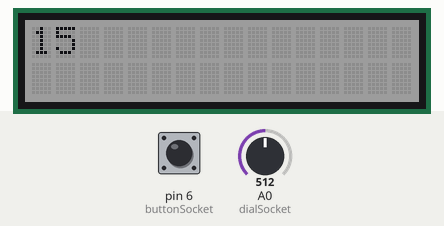
Recording of a sketch running on a simulated Arduino Uno, built with avr-gcc and run on an emulated ATmega328P. Parts: 16×2 character LCD. The test bench sets the inputs (shaded band); at power-on: pin 6 (buttonSocket) LOW, A0 (dialSocket) = 512.

Above: at 1.2 s.
1.3 s: pin 6 (buttonSocket) pulled HIGH for 0.15 s
At 2.1 s:
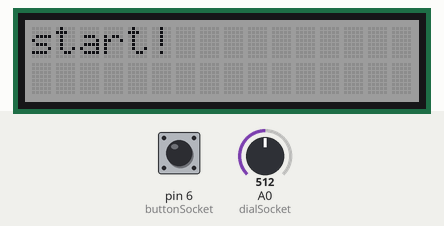
At 18.7 s:
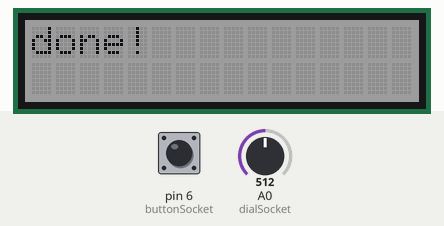
Timing chart, 0 to 19.9 s (numbered marks = the images above; inputs shaded):
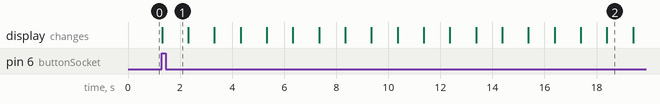

The sketch:

L_05_C_02.ino
```cpp
#include <Wire.h>
#include "rgb_lcd.h"

const int buttonSocket = 6;
const int dialSocket = A0;
int seconds = -1;
int dialReading;

rgb_lcd lcd;
const int colorR = 128;
const int colorG = 128;
const int colorB = 128;

void setup() {
  // put your setup code here, to run once:
  pinMode(buttonSocket, INPUT);
  pinMode(dialSocket, INPUT);
  lcd.begin(16, 2);
  lcd.setRGB(colorR, colorG, colorB);
}

void loop() {
  // put your main code here, to run repeatedly:
  while(not digitalRead(buttonSocket)){
    dialReading = analogRead(dialSocket)/35;
    if(seconds != 1 + dialReading){
      seconds = 1 + dialReading;
      lcd.clear();
      lcd.setCursor(0, 0);
      lcd.print(seconds);
    }
  }
  lcd.clear();
  lcd.setCursor(0, 0);
  lcd.print("start!");
  delay(1000);
  for(int x = seconds; x >= 0; x --){
    lcd.clear();
    lcd.setCursor(0, 0);
    lcd.print(x);
    delay(1000);
  }
  seconds = -1;
  lcd.clear();
  lcd.setCursor(0, 0);
  lcd.print("done!");
  delay(1000);
  while(digitalRead(buttonSocket)){
    delay(10);
  }
}
```

Measured:
- after the input at 1.3 s, the display: changes at once (image 1)
